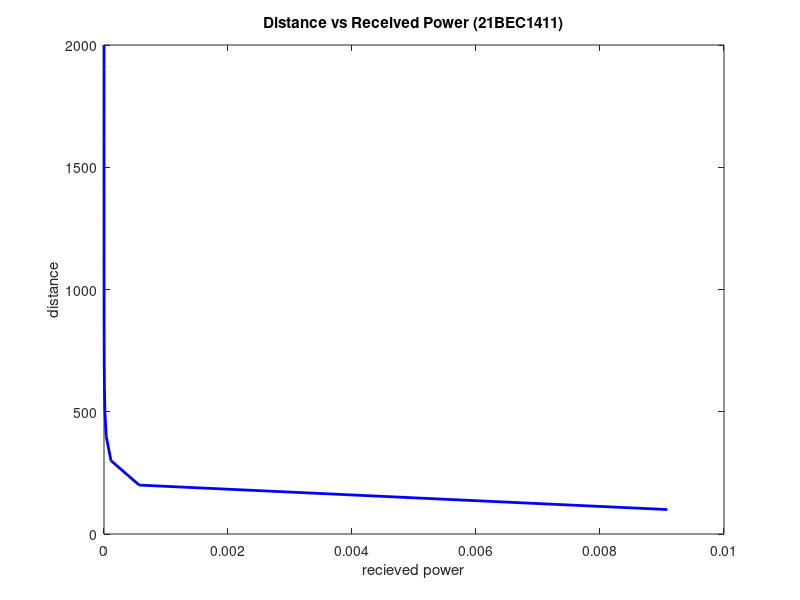
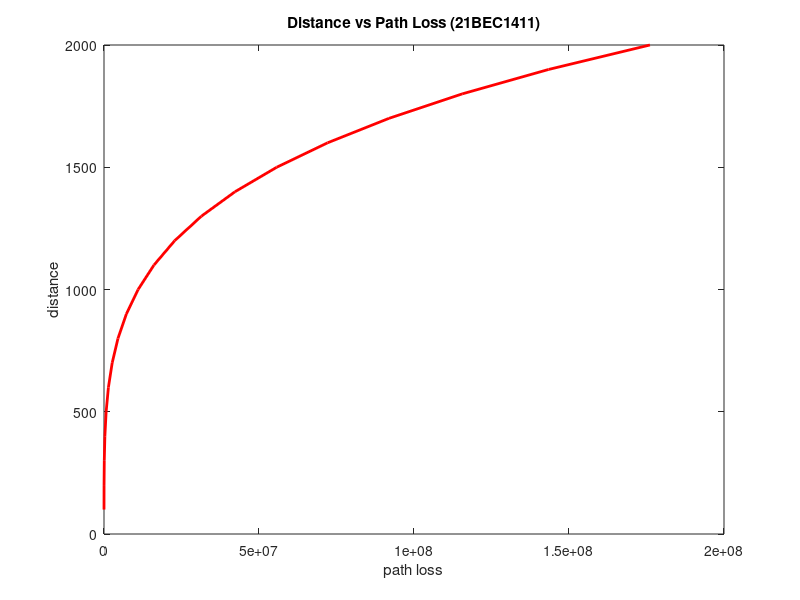

Recreate these plots in MATLAB, in order.
clc;
clear all;
close all;

f=900*10^6;
wl=(3*10^8)/f;
tp=10;
gt=10^(5/10);
gr=10^(3/10);
ht=40;
hr=3;
l=1;

rp=[];
pl=[];

D=100:100:2000;
for d=100:100:2000
    rp1=(tp*gt*gr*(ht^2)*(hr^2))/(d^4);
    pl1=tp/rp1;
    rp=[rp rp1];
    pl=[pl pl1];
end

figure
plot(rp,D,'b-', 'LineWidth', 2);
xlabel("recieved power");
ylabel("distance");
title 'Distance vs Received Power (21BEC1411)';
figure
plot(pl,D,'r-', 'LineWidth', 2);
xlabel("path loss");
ylabel("distance");
title 'Distance vs Path Loss (21BEC1411)';